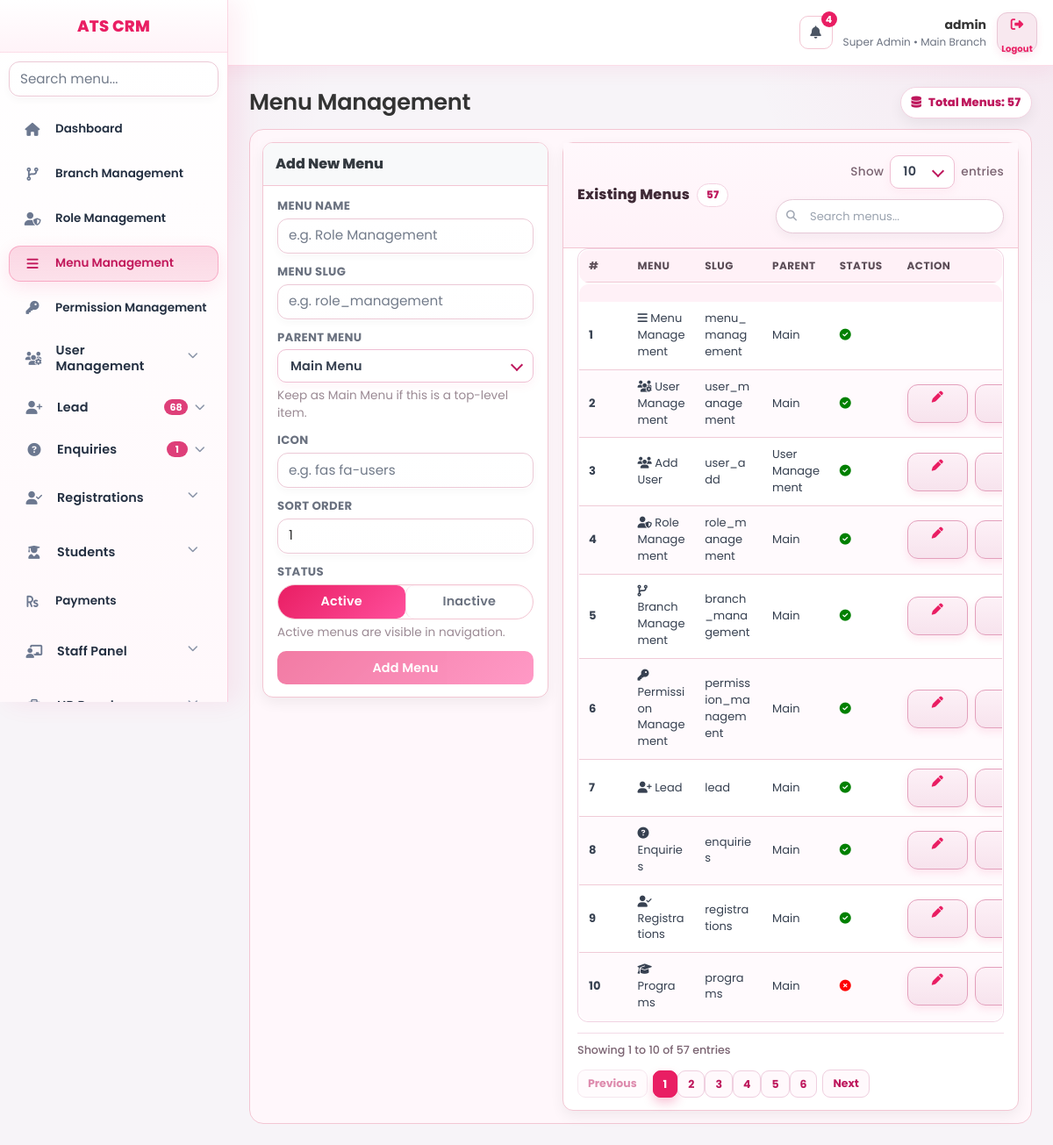
The page /index.php?page=menu_management (signed in) on the database its author committed.
### tables this page shows
CREATE TABLE `menus` (
  `id` int(11) NOT NULL AUTO_INCREMENT,
  `menu_name` varchar(150) NOT NULL,
  `menu_slug` varchar(150) NOT NULL,
  `parent_id` int(11) DEFAULT NULL,
  `icon` varchar(100) DEFAULT NULL,
  `sort_order` int(11) DEFAULT 0,
  `status` tinyint(1) DEFAULT 1,
  `created_at` datetime DEFAULT current_timestamp(),
  `updated_at` datetime DEFAULT current_timestamp() ON UPDATE current_timestamp(),
  PRIMARY KEY (`id`)
);

### views/menu_management.php (the view, shortened to what this page needs)
<?php
$protectedSlugs=['menu_management'];
$total=$pdo->query("SELECT COUNT(*) FROM menus")->fetchColumn();
$stmt=$pdo->prepare("
SELECT m.*,p.menu_name AS parent_name
FROM menus m
LEFT JOIN menus p ON m.parent_id=p.id
ORDER BY m.parent_id IS NOT NULL,m.sort_order ASC
");
$stmt->execute();
$menus=$stmt->fetchAll(PDO::FETCH_ASSOC);
?>
<div class="menu-page-head">
  <h2 style="margin:0;">Menu Management</h2>
  <div class="menu-total-badge">
    <i class="fas fa-database"></i>
    Total Menus: <?= (int)$total ?>
  </div>
</div>
<div class="menu-page">
<div class="menu-left">
<div class="menu-card">
<div class="menu-title">Add New Menu</div>
<form method="POST" id="menuForm" novalidate data-focus-start="on" data-focus-target="input[name='menu_name']">
<div class="menu-form-group">
<label>Menu Name</label>
<input type="text" name="menu_name" placeholder="e.g. Role Management" required>
</div>
<div class="menu-form-group">
<label>Menu Slug</label>
<input type="text" name="menu_slug" placeholder="e.g. role_management" required>
</div>
<div class="menu-form-group">
<label>Parent Menu</label>
<small>Keep as Main Menu if this is a top-level item.</small>
</div>
<div class="menu-form-group">
<label>Icon</label>
<input type="text" name="icon" placeholder="e.g. fas fa-users">
</div>
<div class="menu-form-group">
<label>Sort Order</label>
<input type="number" name="sort_order" value="1" placeholder="e.g. 1">
</div>
<div class="menu-form-group">
<label>Status</label>
<div class="menu-segment" role="tablist" aria-label="Menu status">
  <button type="button" class="menu-segment-btn active" data-status="1" id="statusActiveBtn">Active</button>
  <button type="button" class="menu-segment-btn" data-status="0" id="statusInactiveBtn">Inactive</button>
</div>
<small>Active menus are visible in navigation.</small>
</div>
<button type="submit" name="add_menu" class="menu-btn" id="addMenuBtn" disabled>Add Menu</button>
</form>
</div>
</div>
<div class="menu-right">
<div class="menu-card" id="menuTableArea">
<div class="menu-card-head">
  <div class="menu-title">
    Existing Menus
    <span class="menu-total-badge" style="padding:4px 10px;font-size:0.74rem;box-shadow:none;"><?= (int)$total ?></span>
  </div>
  <div id="menuTableControls" class="menu-table-controls"></div>
</div>
<div class="menu-table-wrapper">
<table id="menuTable" class="menu-table">
<thead>
<tr>
<th width="60">#</th>
<th>Menu</th>
<th>Slug</th>
<th>Parent</th>
<th>Status</th>
<th>Action</th>
</tr>
</thead>
<tbody>
<?php
foreach($menus as $menu):
$isProtected=in_array($menu['menu_slug'],$protectedSlugs,true);
?>
<tr>
<td data-order="<?= (int)$menu['id'] ?>"><strong class="menu-row-index"></strong></td>
<td>
<i class="<?=htmlspecialchars($menu['icon']?:'fas fa-circle')?>"></i>
<?=htmlspecialchars($menu['menu_name'])?>
</td>
<td><?=htmlspecialchars($menu['menu_slug'])?></td>
<td><?=htmlspecialchars($menu['parent_name']??'Main')?></td>
<td align="center">
<?php if((int)$menu['status']===1): ?>
<i class="fas fa-check-circle" style="color:green;"></i>
<?php else: ?>
<i class="fas fa-times-circle" style="color:red;"></i>
<?php endif; ?>
</td>
<td>
<?php if(!$isProtected): ?>
<div class="menu-actions">
<a href="index.php?page=menu_edit&id=<?=$menu['id']?>" class="menu-edit tooltip" data-tooltip="Edit Menu">
<i class="fas fa-pen"></i>
</a>
<a href="index.php?page=menu_management&delete=<?=$menu['id']?>" class="menu-delete tooltip" data-tooltip="Delete Menu">
</a>
</div>
<?php endif; ?>
</td>
</tr>
<?php endforeach; ?>
</tbody>
</table>
</div>
<div id="menuTableFooter" class="menu-table-footer"></div>
</div>
</div>
</div>

### views/layout/sidebar.php (shortened to what this page needs)
<?php
$role_id     = $_SESSION['role_id'] ?? 0;
$currentPage = $_GET['page'] ?? '';
$sessionUserId = (int)($_SESSION['user_id'] ?? 0);
$sessionBranchId = (int)($_SESSION['branch_id'] ?? 0);
$dashboardSlug = $defaultPage ?? 'dashboard/superadmin';
$stmt = $pdo->prepare("
    SELECT m.*
    FROM menus m
    INNER JOIN role_permissions rp
        ON rp.menu_id = m.id
    WHERE rp.role_id = :role_id
      AND rp.can_view = 1
      AND m.status = 1
    ORDER BY m.parent_id ASC, m.sort_order ASC
");
$stmt->execute([
    'role_id' => $role_id
]);
$menus = $stmt->fetchAll(PDO::FETCH_ASSOC);
$menus = array_values(array_filter($menus, function($m) {
    $slug = $m['menu_slug'] ?? '';
    return !(
        strpos($slug, 'dashboard/') === 0
        || $slug === 'dashboard'
        || $slug === 'system/demo_reset'
    );
}));
$menuTree = [];
foreach ($menus as $menu) {
    if ($menu['parent_id'] === NULL) {
        $menuTree[$menu['id']] = $menu;
        $menuTree[$menu['id']]['children'] = [];
    }
}
foreach ($menus as $menu) {
    if ($menu['parent_id'] !== NULL && isset($menuTree[$menu['parent_id']])) {
        $menuTree[$menu['parent_id']]['children'][] = $menu;
    }
}
function isParentOpen($parent, $currentPage) {
    if (!isset($parent['children']) || empty($parent['children'])) return false;
    return false;
}
$isDashboardActive = ($currentPage === '' || strpos($currentPage, 'dashboard/') === 0);
$sidebarBadges = [
    'lead' => 0,
    'enquiries' => 0,
    'enquiries/followups' => 0,
];
try {
    $sidebarBadgeCacheKey = 'sidebar_badges_' . $sessionUserId;
    $cachedSidebarBadges = $_SESSION[$sidebarBadgeCacheKey] ?? null;
    $useBadgeCache = is_array($cachedSidebarBadges)
        && isset($cachedSidebarBadges['ts'], $cachedSidebarBadges['values'])
        && (time() - (int)$cachedSidebarBadges['ts']) <= 30
        && (int)($cachedSidebarBadges['role_id'] ?? 0) === (int)$role_id
        && (int)($cachedSidebarBadges['branch_id'] ?? 0) === (int)$sessionBranchId;
    if ($useBadgeCache) {
        $vals = (array)$cachedSidebarBadges['values'];
        foreach ($sidebarBadges as $k => $v) {
            if (isset($vals[$k])) $sidebarBadges[$k] = max(0, (int)$vals[$k]);
        }
    } else {
        $leadSql = "SELECT COUNT(*) FROM leads l WHERE l.status NOT IN ('converted','closed')";
        $leadParams = [];
        $stLead = $pdo->prepare($leadSql);
        $stLead->execute($leadParams);
        $sidebarBadges['lead'] = (int)($stLead->fetchColumn() ?: 0);
        $enqSql = "SELECT COUNT(*) FROM enquiries e WHERE e.status IN ('new','followup')";
        $enqParams = [];
        $stEnq = $pdo->prepare($enqSql);
        $stEnq->execute($enqParams);
        $sidebarBadges['enquiries'] = (int)($stEnq->fetchColumn() ?: 0);
        $fuSql = "
            SELECT COUNT(*)
            FROM enquiry_followups f
            INNER JOIN enquiries e ON e.id = f.enquiry_id
            WHERE LOWER(TRIM(COALESCE(f.status,'pending'))) = 'pending'
        ";
        $fuParams = [];
        $stFu = $pdo->prepare($fuSql);
        $stFu->execute($fuParams);
        $sidebarBadges['enquiries/followups'] = (int)($stFu->fetchColumn() ?: 0);
    }
} catch (Throwable $e) {
}
if (!function_exists('sidebarBadgeText')) {
    function sidebarBadgeText($count): string {
        $c = max(0, (int)$count);
        return $c > 99 ? '99+' : (string)$c;
    }
}
?>
<div class="sidebar" id="crmSidebar">
    <div class="logo"><?= APP_NAME ?></div>
    <div class="sidebar-search">
        <input
            type="text"
            id="sidebarMenuSearch"
            class="sidebar-search-input"
            placeholder="Search menu..."
            autocomplete="off"
        >
    </div>
    <ul class="menu-list">
        <li class="<?= $isDashboardActive ? 'active' : '' ?>">
            <a href="index.php?page=<?= htmlspecialchars($dashboardSlug) ?>" data-tooltip="Dashboard">
                <i class="fas fa-home"></i>
                <span class="menu-label">Dashboard</span>
            </a>
        </li>
        <?php foreach ($menuTree as $parent): ?>
            <?php
                $hasChildren  = !empty($parent['children']);
                $parentOpen   = isParentOpen($parent, $currentPage);
                $parentActive = ($currentPage === $parent['menu_slug']) || $parentOpen;
            ?>
            <li class="<?= $parentActive ? 'active' : '' ?> <?= $hasChildren ? 'has-children' : '' ?> <?= $parentOpen ? 'open' : '' ?>"<?= $hasChildren ? ' data-initial-open="' . ($parentOpen ? '1' : '0') . '"' : '' ?>>
                <?php if ($hasChildren): ?>
                    <?php $submenuId = 'submenu-' . (int)$parent['id']; ?>
                    <button
                        type="button"
                        class="menu-toggle"
                        data-menu-id="<?= (int)$parent['id'] ?>"
                        data-tooltip="<?= htmlspecialchars($parent['menu_name']) ?>"
                        aria-expanded="<?= $parentOpen ? 'true' : 'false' ?>"
                        aria-controls="<?= htmlspecialchars($submenuId) ?>"
                    >
                        <i class="<?= htmlspecialchars($parent['icon'] ?: 'fas fa-circle') ?>"></i>
                        <span class="menu-label"><?= htmlspecialchars($parent['menu_name']) ?></span>
                        <?php
                            $parentSlug = strtolower(trim((string)($parent['menu_slug'] ?? '')));
                            $parentName = strtolower(trim((string)($parent['menu_name'] ?? '')));
                            $parentBadgeCount = 0;
                            if ($parentSlug === 'lead' || strpos($parentName, 'lead') !== false) {
                                $parentBadgeCount = (int)($sidebarBadges['lead'] ?? 0);
                            } elseif ($parentSlug === 'enquiries' || strpos($parentName, 'enquir') !== false) {
                                $parentBadgeCount = (int)($sidebarBadges['enquiries'] ?? 0);
                            }
                        ?>
                        <?php if ($parentBadgeCount > 0): ?>
                            <span class="menu-tail">
                                <span class="menu-badge" data-modern-tooltip="Open <?= htmlspecialchars($parent['menu_name']) ?>: <?= (int)$parentBadgeCount ?>">
                                    <?= htmlspecialchars(sidebarBadgeText($parentBadgeCount)) ?>
                                </span>
                                <i class="fas fa-chevron-down caret"></i>
                            </span>
                        <?php else: ?>
                            <span class="menu-tail">
                                <i class="fas fa-chevron-down caret"></i>
                            </span>
                        <?php endif; ?>
                    </button>
                <?php else: ?>
                    <a href="index.php?page=<?= htmlspecialchars($parent['menu_slug']) ?>" data-tooltip="<?= htmlspecialchars($parent['menu_name']) ?>">
                        <i class="<?= htmlspecialchars($parent['icon'] ?: 'fas fa-circle') ?>"></i>
                        <span class="menu-label"><?= htmlspecialchars($parent['menu_name']) ?></span>
                    </a>
                <?php endif; ?>
            </li>
        <?php endforeach; ?>
    </ul>
</div>

### assets/css/modern-select.css (style rules this page uses)
:where(body,button,input,select,textarea,label,span,p,h1,h2,h3,h4,h5,h6,a,div) { font-family:'Poppins',sans-serif !important; }
:where(h2,.h2,.section-title) { font-size:clamp(1.6rem, 2vw, 2rem) !important; }
:where(body) { font-size:1rem !important; }
:where(p,.text-body,li) { font-size:0.95rem !important; }
:where(small,.small,.text-muted,.help-text,.form-text,.att-sub,.crm-note) { font-size:0.85rem !important; }
:where(label,.form-label,th,.table thead th,.dataTables_wrapper .dataTables_length label,.dataTables_wrapper .dataTables_filter label) { font-size:0.85rem !important; }
:where(input,select,textarea,.form-control,.form-select,.dataTables_wrapper .dataTables_filter input,.dataTables_wrapper .dataTables_length select) { font-size:0.95rem !important; }
:where(button,.btn,.dt-button,.crm-action-btn,.crm-icon-btn,.btn-icon-only,.action-btn,.targets-btn-icon,.iso-report-btn,.iso-report-action-btn) { font-size:0.9rem !important; }
:where(.table th,.crm-table th,.dataTables_wrapper th) { font-size:0.75rem !important; }
:where(td,.table td,.dataTables_wrapper tbody td) { font-size:0.9rem !important; }
:where(h2,.h2) { font-weight:600 !important; }
:where(th,.table thead th,.crm-table th,.dataTables_wrapper th) { font-weight:600 !important; }
:where(p,li,td,.text-body,.text-muted,.help-text,.form-text,.small,small,.secondary-text) { font-weight:400 !important; }
:where(label,.form-label) { font-weight:500 !important; }
:where(input,select,textarea,.form-control,.form-select) { font-weight:400 !important; }
:where(input::placeholder,textarea::placeholder) { font-weight:400 !important; }
:where(button,.btn,.dt-button,.crm-action-btn,.crm-icon-btn,.btn-icon-only,.action-btn,.targets-btn-icon,.iso-report-btn,.iso-report-action-btn) { font-weight:600 !important; }
:where(.badge,.status-badge,.crm-status-badge,.status-pill,.badge-status,[data-status],.tooltip,.ui-tooltip,.floating-ui-tooltip__bubble) { font-weight:600 !important; }
:where(button,.btn,.crm-action-btn,.btn-filter,.btn-reset,.btn-add,.btn-excel,.action-btn,.btn-icon-only,.dt-button,.targets-btn-icon,.iso-report-btn,.iso-report-action-btn) { font-size:0.9rem !important; min-height:38px !important; padding:8px 14px !important; border-radius:10px !important; font-weight:600 !important; }
button, .btn, .crm-action-btn, .btn-filter, .btn-reset, .btn-add, .btn-excel, .action-btn, .btn-icon-only, a.btn, input[type="button"], input[type="submit"], input[type="reset"], [role="button"] { font-size: 0.92rem; min-height: 38px; padding: 8px 14px; border-radius: 10px; font-weight: 600; }
.btn-icon-only, .crm-action-btn, .action-btn, .btn-sm, .btn-xs, button.btn-icon, a.btn-icon, .btn i:only-child, button i:only-child { font-size: 0.9rem; min-height: 34px; padding: 8px; border-radius: 10px; font-weight: 600; }

### views/layout/sidebar.php (style rules this page uses)
.sidebar .menu-badge { flex:0 0 auto; margin-left:8px; min-width:24px; height:18px; border-radius:999px; padding:0 6px; display:inline-flex; align-items:center; justify-content:center; font-size:11px; font-weight:700; color:#fff; background:#d81b60; line-height:1; letter-spacing:.01em; }
.sidebar .menu-tail { margin-left:auto; display:inline-flex; align-items:center; gap:8px; flex:0 0 auto; }
.sidebar .menu-toggle .menu-tail .menu-badge { margin-left:0; }
.sidebar .menu-list li:not(.active) > a .menu-badge, .sidebar .menu-list li:not(.active) > .menu-toggle .menu-badge { opacity:.84; }
.sidebar .menu-list li.has-children > .menu-toggle .menu-tail .caret { margin-left:0 !important; width:auto !important; }
.sidebar .menu-label { flex:1 1 auto; min-width:0; }
.sidebar .menu-list a .menu-label, .sidebar .menu-list .menu-toggle .menu-label { flex:1 1 auto !important; min-width:0; }
.sidebar .menu-list a .menu-tail, .sidebar .menu-list .menu-toggle .menu-tail { flex:0 0 auto !important; margin-left:auto; min-width:max-content; }
.sidebar .menu-list a .menu-badge, .sidebar .menu-list .menu-toggle .menu-badge { flex:0 0 auto !important; white-space:nowrap; }
.sidebar .menu-list li.has-children > .menu-toggle .caret { flex:0 0 auto !important; margin-left:0 !important; }

### rows shown on the page
menus: menu_name "Branch Management", menu_slug "branch_management", parent_name "Main", status 1 (drawn)
menus: menu_name "Role Management", menu_slug "role_management", parent_name "Main", status 1 (drawn)
menus: menu_name "Menu Management", menu_slug "menu_management", parent_name "Main", status 1 (drawn)
menus: menu_name "Permission Management", menu_slug "permission_management", parent_name "Main", status 1 (drawn)
menus: menu_name "User Management", menu_slug "user_management", parent_name "Main", status 1 (drawn)
menus: menu_name "Lead", parentBadgeCount "68", menu_slug "lead", parent_name "Main", status 1 (drawn)
menus: menu_name "Enquiries", parentBadgeCount "1", menu_slug "enquiries", parent_name "Main", status 1 (drawn)
menus: menu_name "Registrations", menu_slug "registrations", parent_name "Main", status 1 (drawn)
menus: menu_name "Students"
menus: menu_name "Payments"
menus: menu_name "Staff Panel"
menus: menu_name "Programs", menu_slug "programs", parent_name "Main", status 0 (drawn)
menus: menu_name "Add User", menu_slug "user_add", menus.menu_name "User Management", status 1 (drawn)

### other values the page prints
$topNotificationCount "4"
$user_name "admin"
$user_role "Super Admin"
$branch_name "Main Branch"
APP_NAME "ATS CRM"
$total "57"
